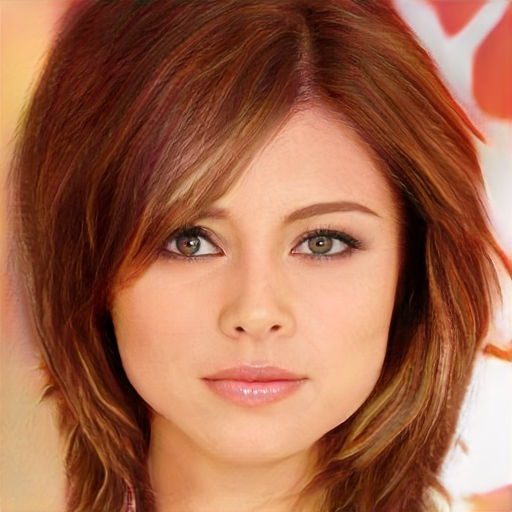
#> input picture sample_test/test_image_1.jpg, 1024 x 1024 px (shown at 1/2 size)
$ python -i fft_mlp.py   (imports and definitions only)
#> lines starting #> are read from the running program, lines starting #| are printed output that depends on the picture
#> further down, picture is the input picture: shape (1024, 1024, 3); mean B, G, R 75.7, 102.6, 161.6
import cv2
import numpy as np

from scipy.stats import (
    skew,
    kurtosis
)


class FFTExtractorMLP:

    def extract(self, image):

        image = cv2.resize(
            image,
            (96, 96),
            interpolation=cv2.INTER_AREA
        )
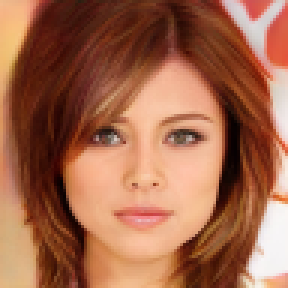
#> image: shape (96, 96, 3) (shown 3 times larger); mean of channels 0, 1, 2 75.7, 102.6, 161.6; drawn as B, G, R

        gray = cv2.cvtColor(
            image,
            cv2.COLOR_BGR2GRAY
        )
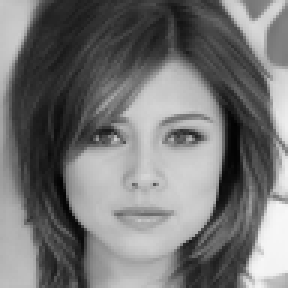
#> gray: shape (96, 96) (shown 3 times larger); min 2, max 247, mean 117.2

        fft = np.fft.fft2(
            gray
        )

        fft = np.fft.fftshift(
            fft
        )

        mag = np.log1p(
            np.abs(fft)
        )
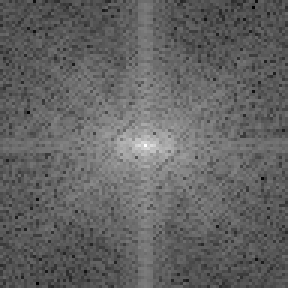
#> mag: shape (96, 96) float64 (shown 3 times larger); min 1.93, max 13.89, mean 6.6; drawn with min black and max white

        h, w = mag.shape
#> h = 96; w = 96

        center = mag[
            h // 2 - 16:h // 2 + 16,
            w // 2 - 16:w // 2 + 16
        ]
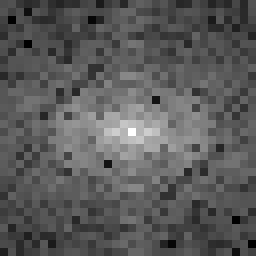
#> center: shape (32, 32) float64 (shown 8 times larger); min 5.36, max 13.89, mean 8.39; drawn with min black and max white

        features = [

            mag.mean(),
            mag.std(),
            mag.max(),
            mag.min(),

            center.mean(),
            center.std(),

            skew(
                mag.ravel()
            ),

            kurtosis(
                mag.ravel()
            )
        ]
#> features = [6.6, 1.1, 13.89, 1.93, 8.39, 1.02, 0.5, 1.67]

        percentiles = np.percentile(
            mag,
            np.linspace(
                2,
                100,
                40
            )
        )
#> percentiles = 40 values from 4.45 to 13.89

        features.extend(
            percentiles
        )

        cy = h // 2
#> cy = 48
        cx = w // 2
#> cx = 48

        Y, X = np.ogrid[
            :h,
            :w
        ]
#> Y = 96 values from 0 to 95

        radius = np.sqrt(
            (X - cx) ** 2 +
            (Y - cy) ** 2
        )

        bands = np.linspace(
            0,
            radius.max(),
            17
        )
#> bands = 17 values from 0 to 67.88

        for i in range(16):

            mask = (
                (radius >= bands[i]) &
                (radius < bands[i + 1])
            )

            values = mag[
                mask
            ]

            features.extend([

                values.mean(),
                values.std()

            ])
#> after the loop, features = 80 values, max 13.89 at index 2, min 0.5 at index 6, mean 5.36

        return np.asarray(
            features,
            dtype=np.float32
        )

>>> import cv2
>>> picture = cv2.imread('../../sample_test/test_image_1.jpg')
>>> result = FFTExtractorMLP().extract(picture)
#> result has the same summary as features in extract
